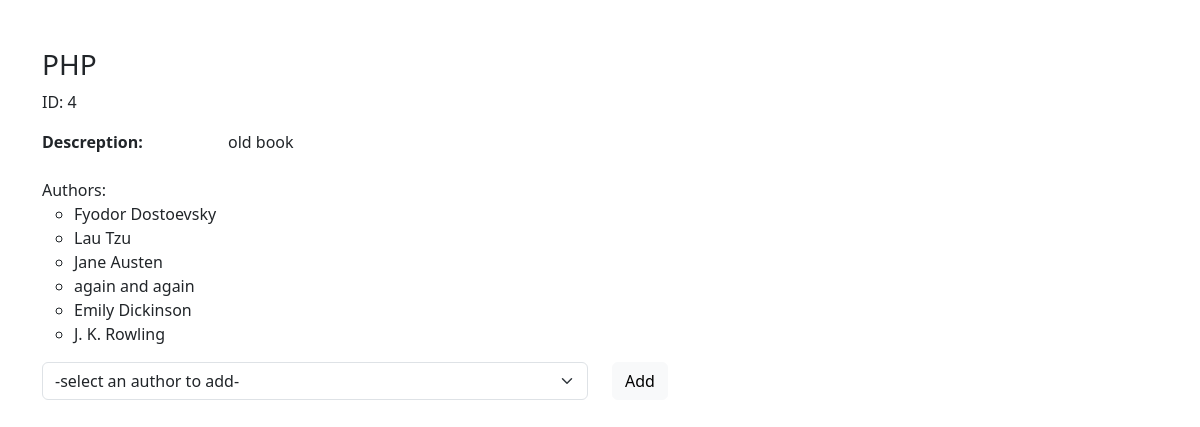
The app's page /books/4 with its own data.
### books_authors/models.py (models this page shows)
class Book(models.Model):
    title = models.CharField(max_length=255)
    desc = models.TextField()
    created_at = models.DateTimeField(auto_now_add=True)
    updated_at = models.DateTimeField(auto_now=True)

class Author(models.Model):
    first_name = models.CharField(max_length=45)
    last_name = models.CharField(max_length=45)
    notes = models.TextField(default="Null")
    books = models.ManyToManyField(Book, related_name="authors")
    created_at = models.DateTimeField(auto_now_add=True)
    updated_at = models.DateTimeField(auto_now=True)

### books_authors/views.py (the view)
# urls.py: path('books/<int:number>',views.showBooks),
def showBooks(request,number):
  book_to_grab=Book.objects.get(id=number)
  context={
      'book_to_grab':book_to_grab,
      'all_authors':Author.objects.all(),
  }
  return render(request,"showbooks.html",context)

### books_authors/templates/showbooks.html (shortened to what this page needs)
<!DOCTYPE html>
<html lang="en">
  <head>
    <link
      href="https://cdn.jsdelivr.net/npm/bootstrap@5.3.0-alpha1/dist/css/bootstrap.min.css"
      rel="stylesheet"
    />
  </head>
  <body>
    <div class="container container-sm container-md mt-5">
      <div class="row">
        <hgroup>
          <h3>{{book_to_grab.title}}</h3>
          <p>ID: {{book_to_grab.id}}</p>
        </hgroup>
        <dl class="row">
          <dt class="col-sm-2">Descreption:</dt>
          <dd class="col-sm-9">{{book_to_grab.desc}}</dd>
        </dl>
      </div>
      <ul class="list-unstyled">
        <li>
          Authors:
          <ul>
            {%for author in book_to_grab.authors.all %}
            <li>{{author.first_name}} {{author.last_name}}</li>
            {%endfor%}
          </ul>
        </li>
      </ul>
      <div class="row">
        <div class="col-6">
          <form action="/addAuthorsToBook" method="post">
            <select class="form-select" aria-label="Default select example" name="author_id">
              <option selected>-select an author to add- </option>
            </select>
          </div>
          <div class="col-2">
            <button type="submit" class="btn btn-light">Add</button>
          </div>
      </div>
    </div>
  </body>
</html>

### records on screen
Book: title "PHP", id "4", desc "old book"
Author: first_name "Fyodor", last_name "Dostoevsky"
Author: first_name "Lau", last_name "Tzu"
Author: first_name "Jane", last_name "Austen"
Author: first_name "again", last_name "and again"
Author: first_name "Emily", last_name "Dickinson"
Author: first_name "J. K.", last_name "Rowling"
